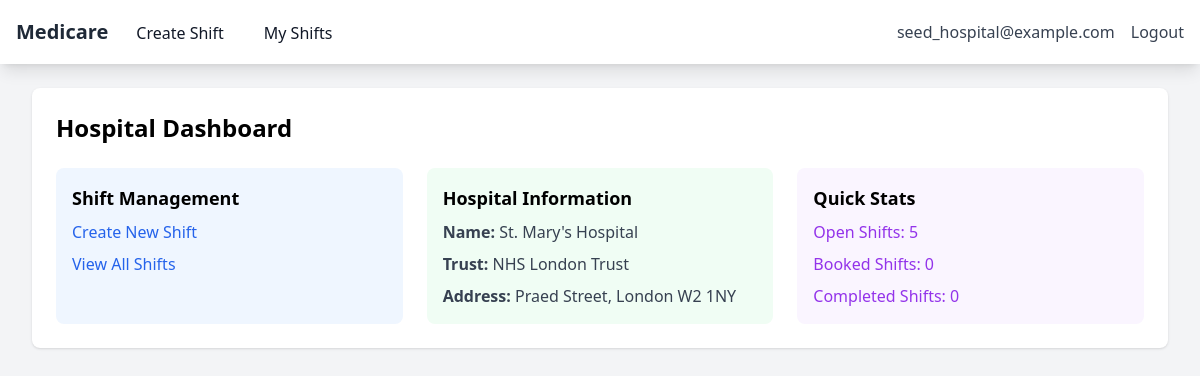
/ (signed in), run on the app's committed database.
### core/models.py (models this page shows, shortened)
class User(AbstractUser):
    class Role(models.TextChoices):
        ADMIN = 'admin', _('Admin')
        AGENCY = 'agency', _('Agency')
        HOSPITAL = 'hospital', _('Hospital')
    role = models.CharField(
        max_length=10,
        choices=Role.choices,
        default=Role.HOSPITAL
    )
    created_at = models.DateTimeField(auto_now_add=True)
    last_login_ip = models.GenericIPAddressField(null=True, blank=True)
    is_active = models.BooleanField(default=True)
    failed_login_attempts = models.IntegerField(default=0)
    last_failed_login = models.DateTimeField(null=True, blank=True)

class Hospital(models.Model):
    trust = models.ForeignKey(NHSTrust, on_delete=models.CASCADE, related_name='hospitals')
    user = models.OneToOneField(User, on_delete=models.CASCADE, related_name='hospital')
    name = models.CharField(max_length=255)
    address = models.TextField(null=True, blank=True, default="")
    postcode = models.CharField(max_length=10, null=True, blank=True)
    phone = models.CharField(max_length=20, null=True, blank=True)
    emergency_contact = models.CharField(max_length=100, null=True, blank=True)
    created_at = models.DateTimeField(default=timezone.now)
    is_active = models.BooleanField(default=True)

class NHSTrust(models.Model):
    name = models.CharField(max_length=255)
    website = models.URLField(blank=True)
    region = models.CharField(max_length=100, null=True, blank=True, default="")
    contact_email = models.EmailField(null=True, blank=True)
    contact_phone = models.CharField(max_length=20, null=True, blank=True)
    created_at = models.DateTimeField(default=timezone.now)
    is_active = models.BooleanField(default=True)

### core/views.py (the view)
# urls.py: path('', views.dashboard, name='dashboard'),
@login_required
def dashboard(request):
    if request.user.role == 'admin':
        return render(request, 'core/admin_dashboard.html')
    elif request.user.role == 'agency':
        return render(request, 'core/agency_dashboard.html')
    elif request.user.role == 'hospital':
        context = {
            'open_shifts_count': request.user.hospital.shifts.filter(status='open').count(),
            'booked_shifts_count': request.user.hospital.shifts.filter(status='booked').count(),
            'completed_shifts_count': request.user.hospital.shifts.filter(status='completed').count(),
        }
        return render(request, 'core/hospital_dashboard.html', context)
    return redirect('login')

### templates/core/hospital_dashboard.html (shortened to what this page needs)
{% extends 'base.html' %}
{% block content %}
<div class="bg-white shadow rounded-lg p-6">
    <h1 class="text-2xl font-bold mb-6">Hospital Dashboard</h1>
    <div class="grid grid-cols-1 md:grid-cols-2 lg:grid-cols-3 gap-6">
        <div class="bg-blue-50 p-4 rounded-lg">
            <h2 class="text-lg font-semibold mb-2">Shift Management</h2>
            <div class="space-y-2">
                <a href="{% url 'shift_create' %}" class="block text-blue-600 hover:text-blue-800">
                    Create New Shift
                </a>
                <a href="{% url 'shift_list' %}" class="block text-blue-600 hover:text-blue-800">
                    View All Shifts
                </a>
            </div>
        </div>
        <div class="bg-green-50 p-4 rounded-lg">
            <h2 class="text-lg font-semibold mb-2">Hospital Information</h2>
            <div class="space-y-2">
                <div class="text-gray-700">
                    <strong>Name:</strong> {{ user.hospital.name }}
                </div>
                <div class="text-gray-700">
                    <strong>Trust:</strong> {{ user.hospital.trust.name }}
                </div>
                <div class="text-gray-700">
                    <strong>Address:</strong> {{ user.hospital.address }}
                </div>
            </div>
        </div>
        <div class="bg-purple-50 p-4 rounded-lg">
            <h2 class="text-lg font-semibold mb-2">Quick Stats</h2>
            <div class="space-y-2">
                <div class="text-purple-600">
                    Open Shifts: {{ open_shifts_count }}
                </div>
                <div class="text-purple-600">
                    Booked Shifts: {{ booked_shifts_count }}
                </div>
                <div class="text-purple-600">
                    Completed Shifts: {{ completed_shifts_count }}
                </div>
            </div>
        </div>
    </div>
</div>
{% endblock %}

### templates/base.html (shortened to what this page needs)
<!DOCTYPE html>
<html lang="en">
<head>
    <script src="https://cdn.tailwindcss.com"></script>
</head>
<body class="bg-gray-100">
    <nav class="bg-white shadow-lg">
        <div class="max-w-7xl mx-auto px-4">
            <div class="flex justify-between h-16">
                <div class="flex">
                    <div class="flex-shrink-0 flex items-center">
                        <a href="{% url 'dashboard' %}" class="text-xl font-bold text-gray-800">Medicare</a>
                    </div>
                    {% if user.is_authenticated %}
                    <div class="hidden sm:ml-6 sm:flex sm:space-x-8">
                        {% if user.role == 'admin' %}
                            <a href="{% url 'admin:index' %}" class="text-gray-900 inline-flex items-center px-1 pt-1 border-b-2 border-transparent hover:border-gray-300">Admin</a>
                        {% elif user.role == 'hospital' %}
                            <a href="{% url 'shift_create' %}" class="text-gray-900 inline-flex items-center px-1 pt-1 border-b-2 border-transparent hover:border-gray-300">Create Shift</a>
                            <a href="{% url 'shift_list' %}" class="text-gray-900 inline-flex items-center px-1 pt-1 border-b-2 border-transparent hover:border-gray-300">My Shifts</a>
                        {% endif %}
                    </div>
                    {% endif %}
                </div>
                <div class="flex items-center">
                    {% if user.is_authenticated %}
                        <span class="text-gray-700 mr-4">{{ user.email }}</span>
                        <form method="post" action="{% url 'logout' %}" class="inline">
                            <button type="submit" class="text-gray-700 hover:text-gray-900">Logout</button>
                        </form>
                    {% else %}
                        <a href="{% url 'login' %}" class="text-gray-700 hover:text-gray-900">Login</a>
                    {% endif %}
                </div>
            </div>
        </div>
    </nav>
    <main class="max-w-7xl mx-auto py-6 sm:px-6 lg:px-8">
        {% block content %}
        {% endblock %}
    </main>
</body>
</html>

### data on the page
User: email "seed_hospital@example.com", hospital.name "St. Mary's Hospital", hospital.trust.name "NHS London Trust", hospital.address "Praed Street, London W2 1NY"

### other printed values
{{ open_shifts_count }} "5"
{{ booked_shifts_count }} "0"
{{ completed_shifts_count }} "0"
